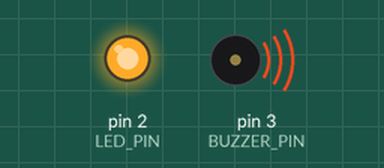
The sketch below on a simulated Arduino Uno, built with avr-gcc and run on an emulated ATmega328P. Shown: output pins drawn as LEDs (lit = HIGH), buzzer (waves = sounding, pin HIGH).

Above: at 0.8 s.
At 23.9 s:
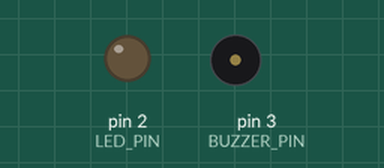
Timing chart, 0 to 25.4 s (numbered marks = the images above):
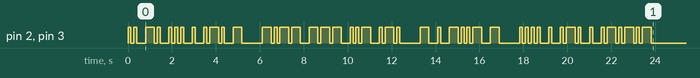

The sketch:

morse_code_player.ino
```cpp
/**
 * The string to play in Morse Code. You can use any upper or lower case letter, any digit, and any of the following
   symbols: , . ? " : ' - / ( )
 */
const String TEXT = "Insert your text here.";

/** The Morse Code speed in Words Per Minute (A.K.A., the number of times it can play "PARIS " in a minute). */
const float WPM = 9.0;

/** The pin on the Arduino board connected to the LED. */
const int LED_PIN = 2;

/** The pin on the Arduino board connected to the buzzer's data pin. */
const int BUZZER_PIN = 3;

const int DOT_TIME_UNITS = 1;
const int DASH_TIME_UNITS = 3;
const int SYMBOL_GAP_TIME_UNITS = 1;
const int LETTER_GAP_TIME_UNITS = 3;
const int WORD_GAP_TIME_UNITS = 7;

int msPerTimeUnit = 1200.0 / WPM;
int dotTime = DOT_TIME_UNITS * msPerTimeUnit;
int dashTime = DASH_TIME_UNITS * msPerTimeUnit;
int symbolGapTime = SYMBOL_GAP_TIME_UNITS * msPerTimeUnit;
int letterGapTime = LETTER_GAP_TIME_UNITS * msPerTimeUnit;
int wordGapTime = WORD_GAP_TIME_UNITS * msPerTimeUnit;

/**
 * Set up the buzzer and LED control pins and play the string in Morse Code.
 */
void setup() {
    pinMode(LED_PIN, OUTPUT);
    pinMode(BUZZER_PIN, OUTPUT);
    digitalWrite(LED_PIN, LOW);
    digitalWrite(BUZZER_PIN, LOW);

    playString(TEXT);
}

/**
 * This function must remain for the sketch to compile.
 */
void loop() {}

/**
 * Plays a string in Morse Code on the buzzer and the LED.
 *
 * @param s The string to play.
 */
void playString(String s) {
    bool prevCharWasLetter = false;

    for (uint8_t i = 0; i < s.length(); i++) {  // Compiler wanted an unsigned integer since s.length() is unsigned.
        if (s[i] != ' ') {
            // Only pause for the gap between letters if the previous character was a letter.
            if (prevCharWasLetter) {
                playLetterGap();
            }

            prevCharWasLetter = true;
            playCharacter(s[i]);
        } else {
            prevCharWasLetter = false;
            playWordGap();
        }
    }
}

/**
 * Plays a character in Morse Code on the buzzer and the LED.
 *
 * @param c The character to play.
 */
void playCharacter(char c) {
    String morseCode = translateToMorseCode(c);
    bool firstSymbol = true;

    for (char c : morseCode) {
        // Play the symbol gap if a symbol has just been played.
        if (firstSymbol) {
            firstSymbol = false;
        } else {
            playSymbolGap();
        }

        if (c == '.') {
            playDot();
        } else {
            playDash();
        }
    }
}

/**
 * Plays a Morse Code dot on the buzzer and the LED.
 */
void playDot() {
    turnOnBuzzer();
    turnOnLed();
    delay(dotTime);
    turnOffBuzzer();
    turnOffLed();
}

/**
 * Plays a Morse Code dash on the buzzer and the LED.
 */
void playDash() {
    turnOnBuzzer();
    turnOnLed();
    delay(dashTime);
    turnOffBuzzer();
    turnOffLed();
}

/**
 * Waits the length of a Morse Code symbol gap by turning off the buzzer and LED.
 */
void playSymbolGap() {
    delay(symbolGapTime);
}

/**
 * Waits the length of a Morse Code letter gap by turning off the buzzer and LED.
 */
void playLetterGap() {
    delay(letterGapTime);
}

/**
 * Waits the length of a Morse Code word gap by turning off the buzzer and LED.
 */
void playWordGap() {
    delay(wordGapTime);
}

/**
 * Turns the buzzer on.
 */
void turnOnBuzzer() {
    digitalWrite(BUZZER_PIN, HIGH);
}

/**
 * Turns the LED on.
 */
void turnOnLed() {
    digitalWrite(LED_PIN, HIGH);
}

/**
 * Turns the buzzer off.
 */
void turnOffBuzzer() {
    digitalWrite(BUZZER_PIN, LOW);
}

/**
 * Turns the LED off.
 */
void turnOffLed() {
    digitalWrite(LED_PIN, LOW);
}

/**
 * Translates a character into Morse Code.
 *
 * @param c The character to translate into Morse Code. The character can be any uppercase or lowercase letter, any
 * digit, or one of the following special characters: , . ? " : ' - / ( )
 *
 * @return A string of fullstops (dots) and hyphens (dashes) representing the Morse Code. If the character does not
   match one of the specified characters, this function will return an empty string.
 */
String translateToMorseCode(char c) {
    if (c == 'A' || c == 'a') {
        return ".-";
    } else if (c == 'B' || c == 'b') {
        return "-...";
    } else if (c == 'C' || c == 'c') {
        return "-.-.";
    } else if (c == 'D' || c == 'd') {
        return "-..";
    } else if (c == 'E' || c == 'e') {
        return ".";
    } else if (c == 'F' || c == 'f') {
        return "..-.";
    } else if (c == 'G' || c == 'g') {
        return "--.";
    } else if (c == 'H' || c == 'h') {
        return "....";
    } else if (c == 'I' || c == 'i') {
        return "..";
    } else if (c == 'J' || c == 'j') {
        return ".---";
    } else if (c == 'K' || c == 'k') {
        return "-.-";
    } else if (c == 'L' || c == 'l') {
        return ".-..";
    } else if (c == 'M' || c == 'm') {
        return "--";
    } else if (c == 'N' || c == 'n') {
        return "-.";
    } else if (c == 'O' || c == 'o') {
        return "---";
    } else if (c == 'P' || c == 'p') {
        return ".--.";
    } else if (c == 'Q' || c == 'q') {
        return "--.-";
    } else if (c == 'R' || c == 'r') {
        return ".-.";
    } else if (c == 'S' || c == 's') {
        return "...";
    } else if (c == 'T' || c == 't') {
        return "-";
    } else if (c == 'U' || c == 'u') {
        return "..-";
    } else if (c == 'V' || c == 'v') {
        return "...-";
    } else if (c == 'W' || c == 'w') {
        return ".--";
    } else if (c == 'X' || c == 'x') {
        return "-..-";
    } else if (c == 'Y' || c == 'y') {
        return "-.--";
    } else if (c == 'Z' || c == 'z') {
        return "--..";
    } else if (c == '0') {
        return "-----";
    } else if (c == '1') {
        return ".----";
    } else if (c == '2') {
        return "..---";
    } else if (c == '3') {
        return "...--";
    } else if (c == '4') {
        return "....-";
    } else if (c == '5') {
        return ".....";
    } else if (c == '6') {
        return "-....";
    } else if (c == '7') {
        return "--...";
    } else if (c == '8') {
        return "---..";
    } else if (c == '9') {
        return "----.";
    } else if (c == ',') {
        return "--..--";
    } else if (c == '.') {
        return ".-.-.-";
    } else if (c == '?') {
        return "..--..";
    } else if (c == '"') {
        return ".-..-.";
    } else if (c == ':') {
        return "---...";
    } else if (c == "'"[0]) {  // Extract an apostrophe in character form.
        return ".----.";
    } else if (c == '-') {
        return "-....-";
    } else if (c == '/') {
        return "-..-.";
    } else if (c == '(') {
        return "-.--.";
    } else if (c == ')') {
        return "-.--.-";
    } else {
        return "";
    }
}
```
